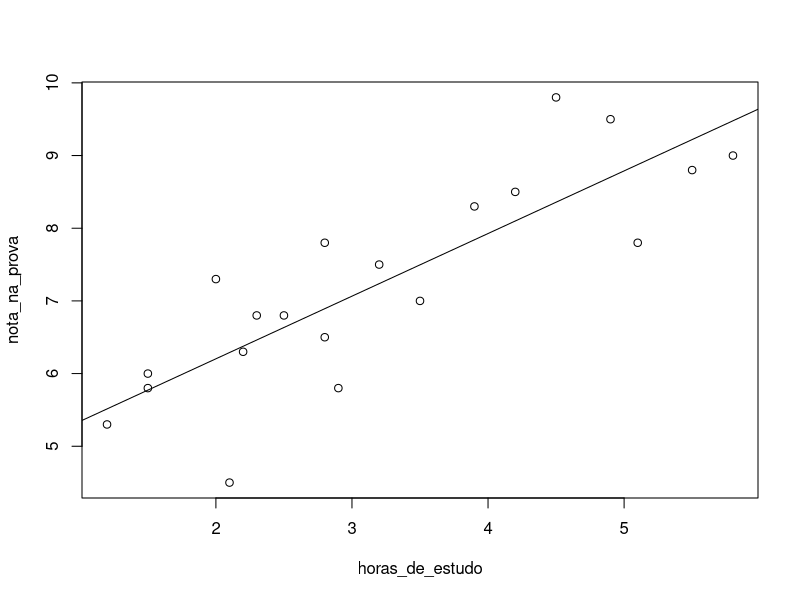

The R source for this figure:
horas_de_estudo<-c(1.2,2.3,2.8,2.2,2.9,3.9,5.1,2.0,4.9,2.1,4.5,2.5,3.2,2.8,5.8,4.2,1.5,1.5,5.5,3.5)
nota_na_prova<-c(5.3,6.8,7.8,6.3,5.8,8.3,7.8,7.3,9.5,4.5,9.8,6.8,7.5,6.5,9.0,8.5,5.8,6.0,8.8,7.0)

regressão<-lm(nota_na_prova ~ horas_de_estudo)


plot(horas_de_estudo, nota_na_prova)
abline(lm(nota_na_prova~horas_de_estudo))


